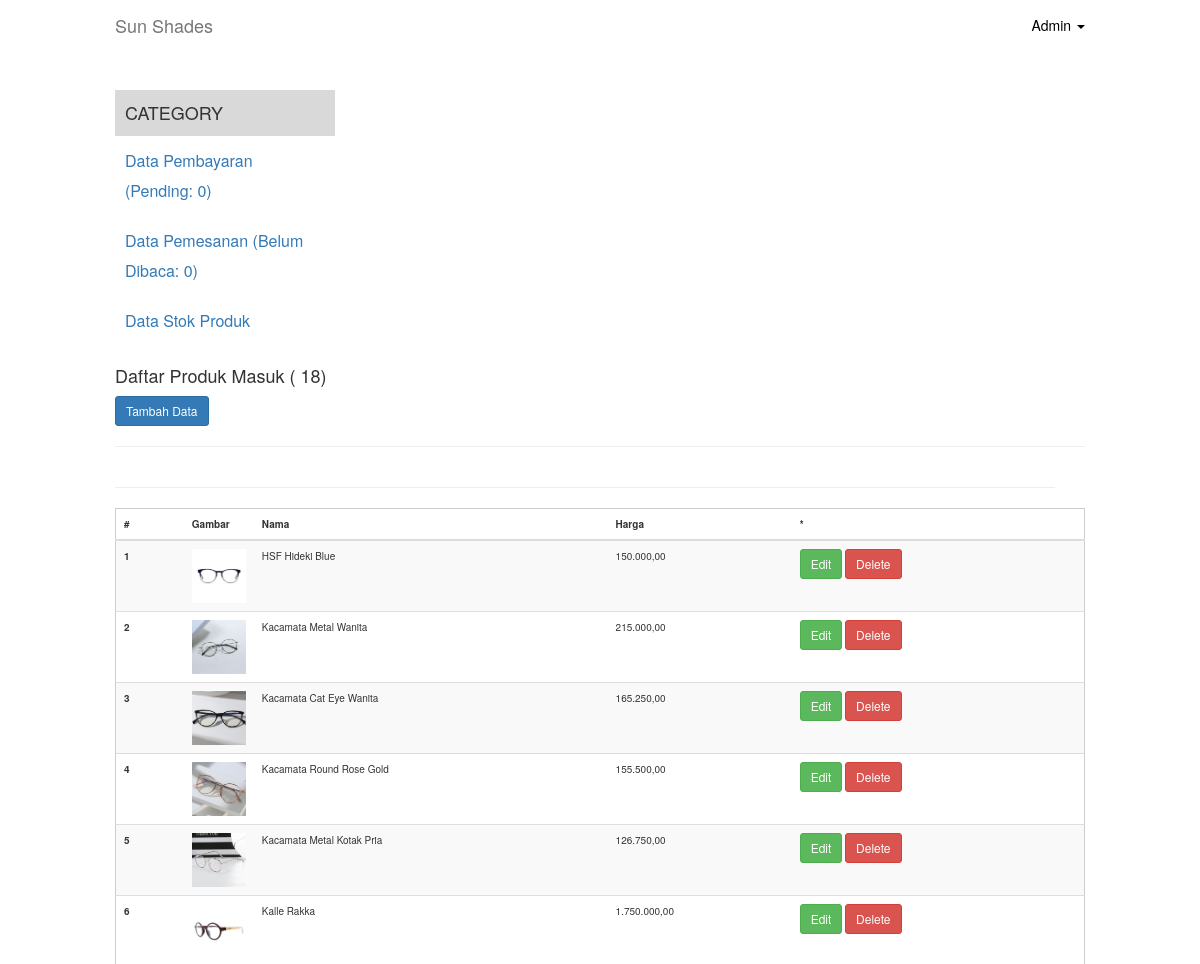
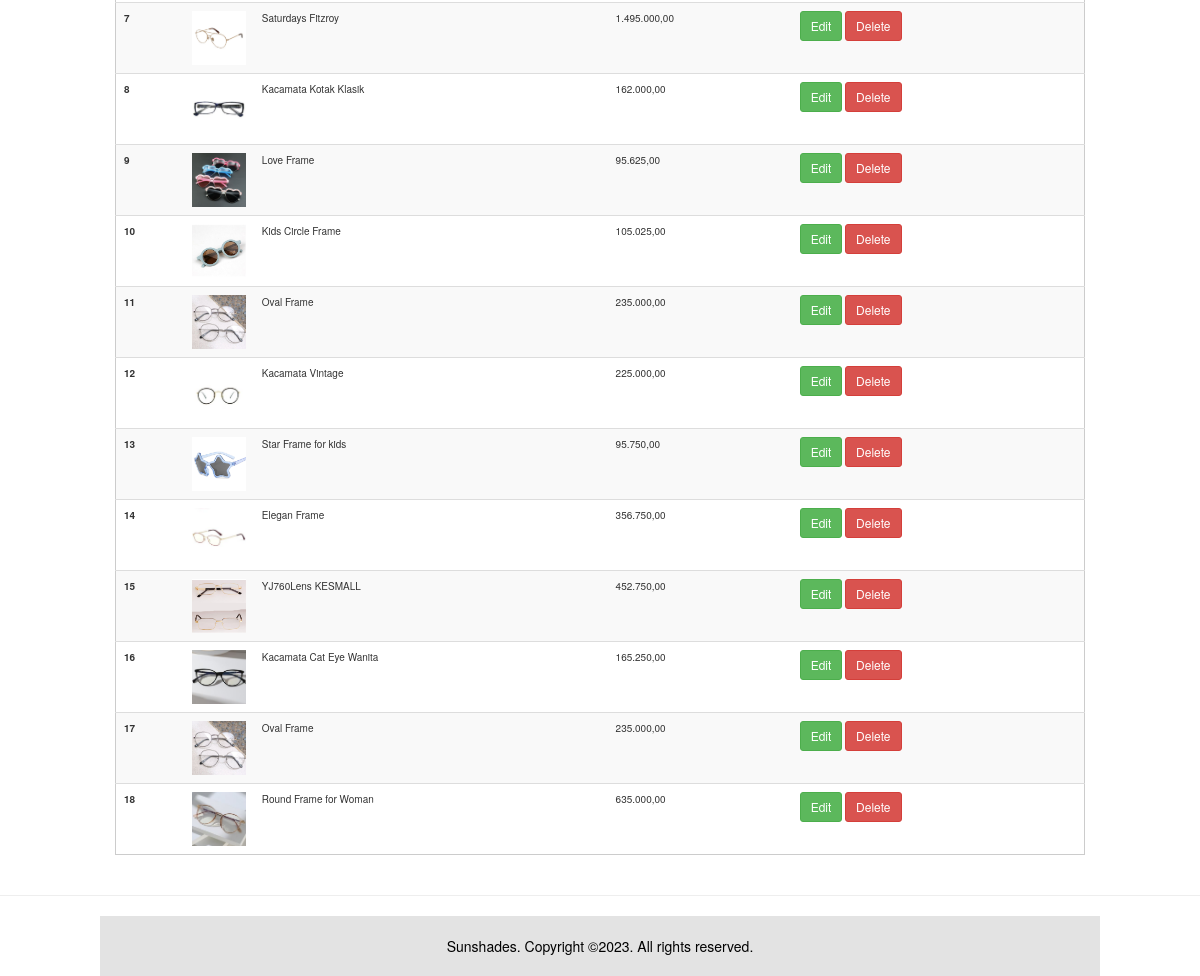
The app's page /admin/produk.php (signed in) with its own data (2 pictures, top to bottom).
### tables this page shows
CREATE TABLE `produk` (
  `id` int(4) NOT NULL,
  `nama` varchar(100) NOT NULL,
  `deskripsi` text NOT NULL,
  `gambar` varchar(200) NOT NULL,
  `harga` decimal(10,0) NOT NULL,
  `kategori_produk_id` int(11) NOT NULL
);

### admin/produk.php (the view, shortened to what this page needs)
<?php
require "inc/header.php";
?>
<div class="container">
    <h4>Daftar Produk Masuk (
        <?php
            $q = mysqli_query($connect, "SELECT * FROM produk");
            $j = mysqli_num_rows($q);
            echo $j;
        ?>)</h4>
    <a class="btn btn-sm btn-primary" href="produk.php?act=create">Tambah Data</a>
    <hr>
    <div class="row col-md-12"><hr></div>
    <table class="table table-striped table-hover">
        <thead>
            <tr>
                <th>#</th>
                <th width="70px">Gambar</th>
                <th>Nama</th>
                <th>Harga</th>
                <th>*</th>
            </tr>
        </thead>
        <tbody>
            <?php
            $q = mysqli_query($connect, "SELECT * FROM produk");
            $no = 1;
            while ($data = mysqli_fetch_object($q)) {
            ?>
                <tr>
                    <th scope="row"><?php echo $no++; ?></th>
                    <td><img src="../uploads/<?php echo $data->gambar; ?>" width="100%"></td>
                    <td><?php echo $data->nama; ?></td>
                    <td><?php echo number_format($data->harga, 2, ',', '.'); ?></td>
                    <td>
                        <a class="btn btn-sm btn-success" href="produk.php?act=edit&id=<?php echo $data->id; ?>">Edit</a>
                        <a class="btn btn-sm btn-danger" href="produk.php?act=delete&id=<?php echo $data->id; ?>">Delete</a>
                    </td>
                </tr>
            <?php } ?>
        </tbody>
    </table>
</div>
<?php require "inc/footer.php"; ?>

### assets/css/navbar-fixed-top.css (style rules this page uses)
body { padding-top: 70px; }

### assets/css/style.css (style rules this page uses)
@media (min-width: 768px) { .container { width: 750px; } }
@media (min-width: 992px) { .container { width: 970px; } }
@media (min-width: 1200px) { .container { width: 1000px; } }
.table { border:1px solid#CCC; }
table td, table th { padding:10px; font-size: 10px; }
* { transition: all 200ms ease-in-out; }
body { background-color: #ffffff; }

### records on screen
produk: gambar (picture), nama "HSF Hideki Blue", harga "150.000,00"
produk: gambar (picture), nama "Kacamata Metal Wanita", harga "215.000,00"
produk: gambar (picture), nama "Kacamata Cat Eye Wanita", harga "165.250,00"
produk: gambar (picture), nama "Kacamata Round Rose Gold", harga "155.500,00"
produk: gambar (picture), nama "Kacamata Metal Kotak Pria", harga "126.750,00"
produk: gambar (picture), nama "Kalle Rakka", harga "1.750.000,00"
produk: gambar (picture), nama "Saturdays Fitzroy", harga "1.495.000,00"
produk: gambar (picture), nama "Kacamata Kotak Klasik", harga "162.000,00"
produk: gambar (picture), nama "Love Frame", harga "95.625,00"
produk: gambar (picture), nama "Kids Circle Frame", harga "105.025,00"
produk: gambar (picture), nama "Oval Frame", harga "235.000,00"
produk: gambar (picture), nama "Kacamata Vintage", harga "225.000,00"
produk: gambar (picture), nama "Star Frame for kids", harga "95.750,00"
produk: gambar (picture), nama "Elegan Frame", harga "356.750,00"
produk: gambar (picture), nama "YJ760Lens KESMALL", harga "452.750,00"
produk: gambar (picture), nama "Kacamata Cat Eye Wanita", harga "165.250,00"
produk: gambar (picture), nama "Oval Frame", harga "235.000,00"
produk: gambar (picture), nama "Round Frame for Woman", harga "635.000,00"

### other values on screen
$totalPending "0"
$totalUnRead "0"
$j "18"
